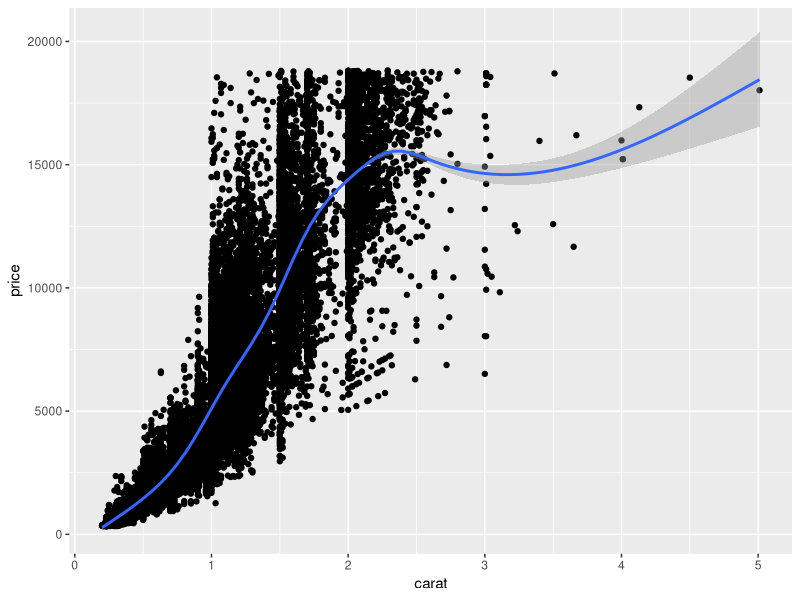
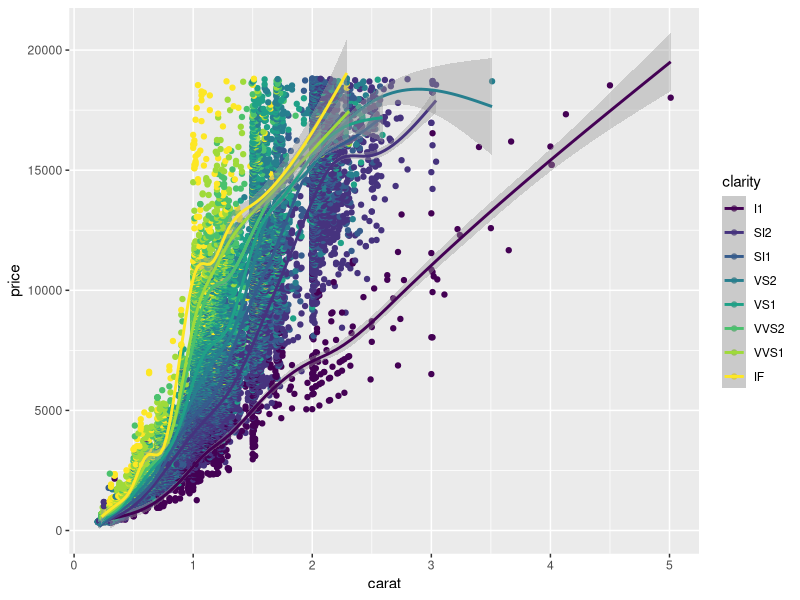
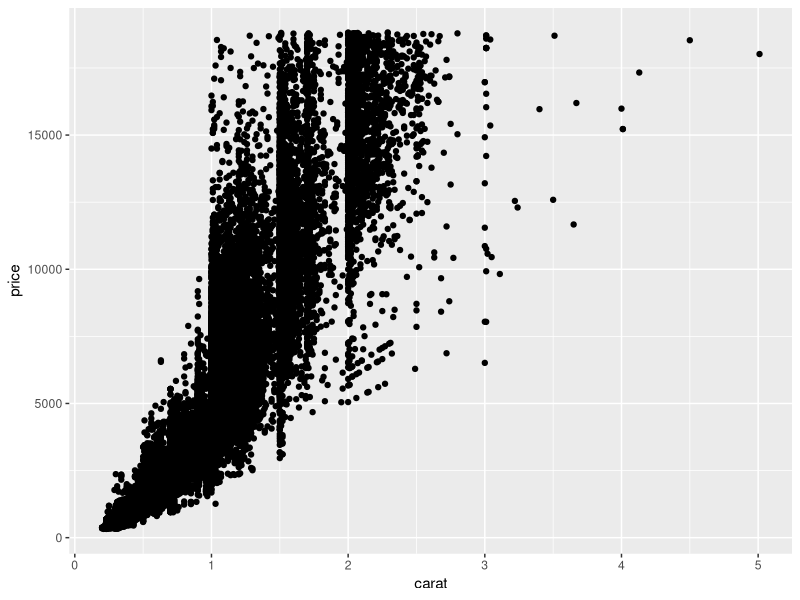
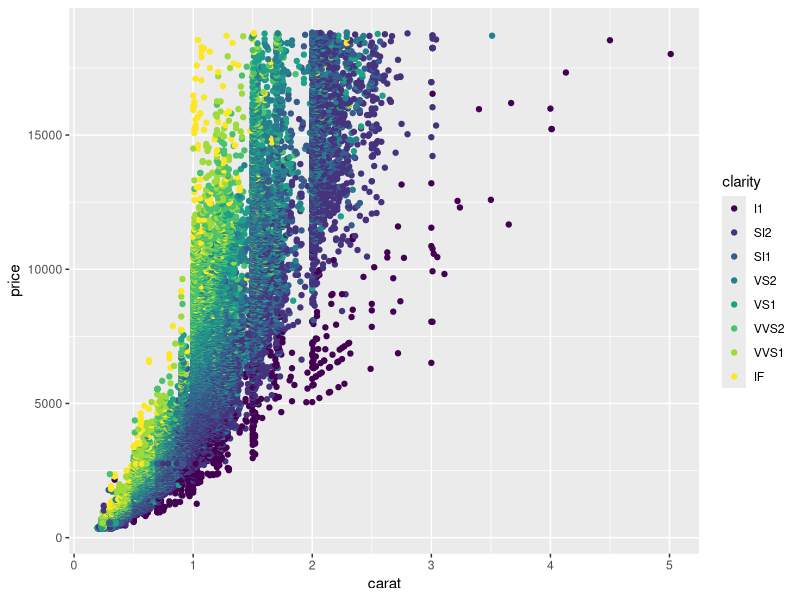

Source code (R) for these figures, in order:

library("ggplot2")

#EXEMPLO 1
# Add geom_smooth() with +
ggplot(diamonds, aes(carat, price)) +
  geom_point() +
  geom_smooth()

#EXEMPLO 2
# Map the color aesthetic to clarity
ggplot(diamonds, aes(carat, price, color=clarity)) +
  geom_point() +
  geom_smooth()

#EXEMPLO 3
plt_price_vs_carat <- ggplot(
  # Use the diamonds dataset
  diamonds,
  # For the aesthetics, map x to carat and y to price
  aes(carat, price)
)+
  
  # Add a point layer to plt_price_vs_carat
  geom_point()

plt_price_vs_carat



# From previous step
plt_price_vs_carat <- ggplot(diamonds, aes(carat, price))

# Edit this to map color to clarity,
# Assign the updated plot to a new object
plt_price_vs_carat_by_clarity <- plt_price_vs_carat + geom_point(aes(color=clarity))

# See the plot
plt_price_vs_carat_by_clarity
